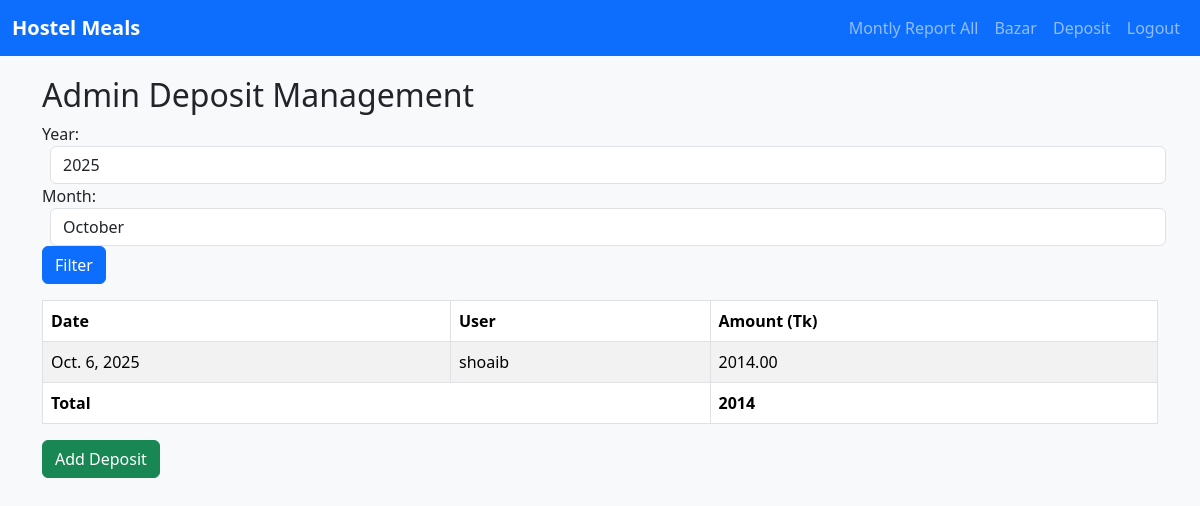
Page /admin-deposit/ (signed in) on the earlier database version.
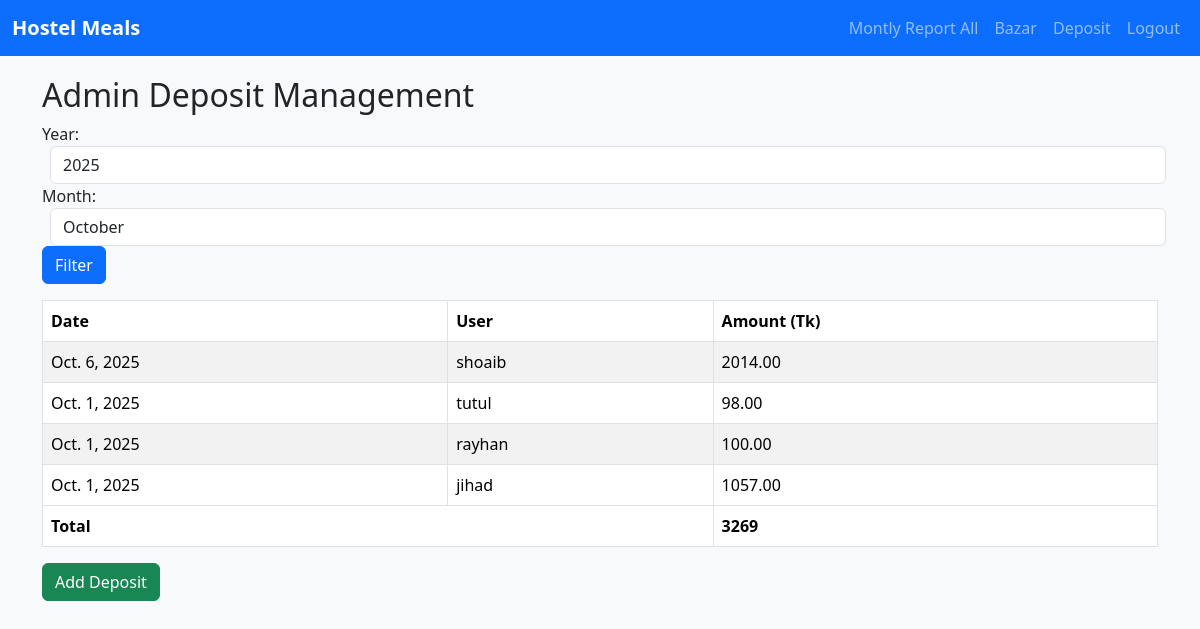
Same page on the later database version.
### mealapp/models.py (models this page shows, shortened)
class Deposit(models.Model):
    user = models.ForeignKey(User, on_delete=models.CASCADE)
    date = models.DateField()
    amount = models.DecimalField(max_digits=10, decimal_places=2)

### mealapp/views.py (the view)
# urls.py: path('admin-deposit/', views.admin_deposit, name='admin_deposit'),
@login_required
@user_passes_test(is_admin)
def admin_deposit(request):
    today = date.today()
    year = int(request.GET.get('year', today.year))
    month = int(request.GET.get('month', today.month))
    months = {i: calendar.month_name[i] for i in range(1, 13)}
    deposits = Deposit.objects.filter(date__year=year, date__month=month).order_by('-date')
    total_amount = deposits.aggregate(total=models.Sum('amount'))['total'] or 0
    context = {
        'deposits': deposits,
        'year': year,
        'month': month,
        'months': months,
        'total_amount': total_amount
    }
    return render(request, 'admin_deposit.html', context)

### mealapp/views.py (called while the page is built)
def is_admin(user):
    return user.is_staff or user.is_superuser

### templates/admin_deposit.html (shortened to what this page needs)
{% extends 'base.html' %}
{% block content %}
<h2>Admin Deposit Management</h2>
<form method="get" class="form-inline mb-3">
    <label>Year:</label>
    <input type="number" name="year" value="{{ year }}" class="form-control mx-2" min="2020" max="2100">
    <label>Month:</label>
    <select name="month" class="form-control mx-2">
        {% for num, name in months.items %}
            <option value="{{ num }}" {% if num == month %}selected{% endif %}>{{ name }}</option>
        {% endfor %}
    </select>
    <button class="btn btn-primary">Filter</button>
</form>
<table class="table table-bordered table-striped">
    <thead>
        <tr>
            <th>Date</th>
            <th>User</th>
            <th>Amount (Tk)</th>
        </tr>
    </thead>
    <tbody>
        {% for deposit in deposits %}
        <tr>
            <td>{{ deposit.date }}</td>
            <td>{{ deposit.user.username }}</td>
            <td>{{ deposit.amount }}</td>
        </tr>
        {% endfor %}
    </tbody>
    <tfoot>
        <tr>
            <th colspan="2">Total</th>
            <th>{{ total_amount }}</th>
        </tr>
    </tfoot>
</table>
<a href="{% url 'add_deposit' %}" class="btn btn-success mb-3">Add Deposit</a>
{% endblock %}

Differences in the rows shown:
added Deposit: date "Oct. 1, 2025", user.username "tutul", amount "98.00"
added Deposit: date "Oct. 1, 2025", user.username "rayhan", amount "100.00"
added Deposit: date "Oct. 1, 2025", user.username "jihad", amount "1057.00"
Other differences:
{{ total_amount }}: "2014" → "3269"
